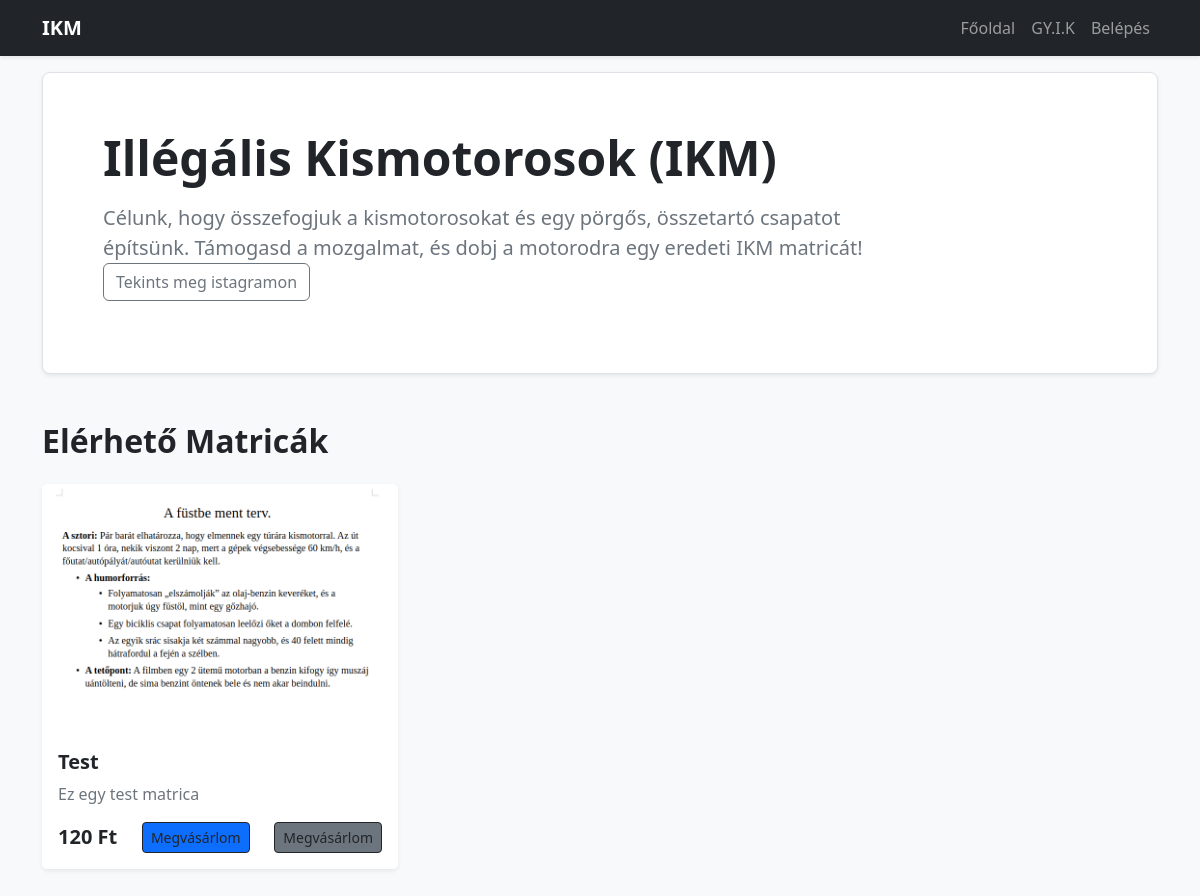
The page / on the database its author committed.
### app.py (models this page shows)
class Sticker(db.Model):
    id = db.Column(db.Integer, primary_key=True)
    name = db.Column(db.String(100), nullable=False)
    description = db.Column(db.String(255), nullable=False)
    price = db.Column(db.Integer, nullable=False)
    image_filename = db.Column(db.String(255), nullable=False) # Most már csak a fájlnevet tároljuk

### app.py (the view)
@app.route('/')
def index():
    stickers = Sticker.query.all()
    return render_template('index.html', stickers=stickers)

### templates/index.html
{% extends 'base.html' %}
{% block content %}
<div class="p-5 mb-5 bg-white border rounded-3 shadow-sm">
    <div class="container-fluid py-2">
        <h1 class="display-5 fw-bold text-dark">Illégális Kismotorosok (IKM)</h1>
        <p class="col-md-10 fs-5 mt-3 text-secondary">
            Célunk, hogy összefogjuk a kismotorosokat és egy pörgős, összetartó csapatot építsünk.
            Támogasd a mozgalmat, és dobj a motorodra egy eredeti IKM matricát! <br>
            <a href="https://www.instagram.com/illegalis_kismotorosok/" class="btn-outline-secondary btn">Tekints meg istagramon</a>
        </p>
    </div>
</div>
<h2 class="mb-4 fw-bold">Elérhető Matricák</h2>
<div class="row row-cols-1 row-cols-md-3 g-4">
    {% for sticker in stickers %}
    <div class="col">
        <div class="card h-100 shadow-sm border-0">
            <img src="{{ url_for('static', filename='uploads/' + sticker.image_filename) }}"
                 class="card-img-top" alt="{{ sticker.name }}" style="height: 250px; object-fit: cover;">
            <div class="card-body">
                <h5 class="card-title fw-bold">{{ sticker.name }}</h5>
                <p class="card-text text-secondary">{{ sticker.description }}</p>
            </div>
            <div class="card-footer bg-white border-0 d-flex justify-content-between align-items-center pb-3 pt-0">
                <span class="fs-5 fw-bold text-dark">{{ sticker.price }} Ft</span>
                <button class="btn btn-outline-dark btn-sm btn-primary" onclick="copyToClipboard('{{ sticker.name }}', '{{ sticker.price }}')">Megvásárlom</button>
                <button class="btn btn-outline-dark btn-sm btn-secondary" onclick="window.open('/order/{{ sticker.name }}/{{ sticker.description }}/{{ sticker.price }}')">Megvásárlom</button>
            </div>
        </div>
    </div>
    {% else %}
    <div class="col-12"><p class="text-muted">Nincs elérhető matrica.</p></div>
    {% endfor %}
</div>
{% endblock %}

### rows shown on the page
Sticker: image_filename (picture), name "Test", description "Ez egy test matrica", price "120"
